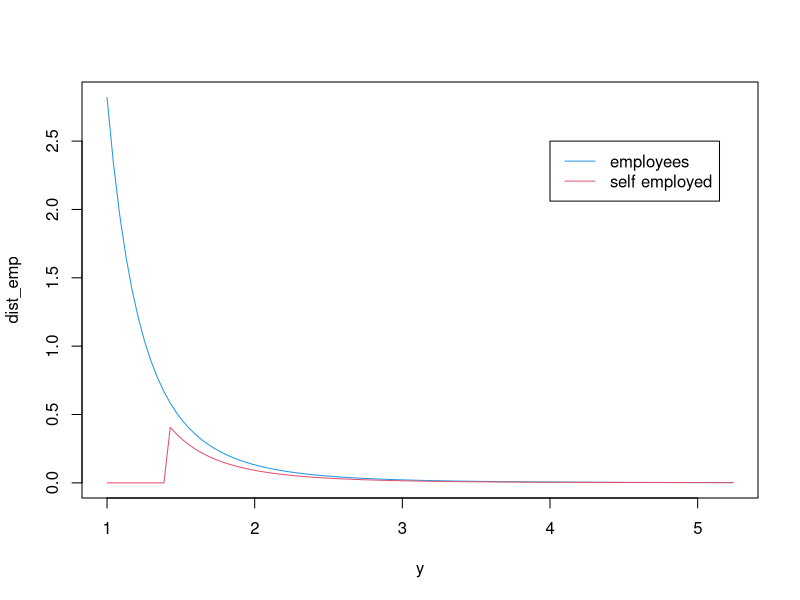

Reproduce this figure in R.
k <- 0.25
Z_min <- 1
zeta <- 3.42
Z_bar <- zeta * Z_min / (zeta - 1)

pi <- (Z_min / (Z_bar + k)) ^ zeta
y_star <- ((pi * Z_bar ^ zeta + (1 - pi) * Z_min ^ zeta) / 0.01) ^ (1 / zeta)

top1_se <- pi * (Z_bar / y_star) ^ zeta
top1_emp <- (1 - pi) * (Z_min / y_star) ^ zeta

dy_emp <- function(y, Z_bar, Z_min, pi, zeta){
  if (y < Z_min){
    return(0)
    
  }
  else{
    return((1 - pi) * zeta * Z_min ^ zeta * y ^ (-(zeta + 1)))
  }
}

dy_se <- function(y, Z_bar, Z_min, pi, zeta){
  if (y < Z_bar){
    return(0)
  }
  else{
    return(pi * zeta * Z_bar ^ zeta * y ^ (-(zeta + 1)))
  } 
}


y <- seq(Z_min, y_star + 1, length.out = 100)
dist_emp <- sapply(y, dy_emp, Z_bar = Z_bar, Z_min = Z_min, pi = pi, zeta = zeta)
dist_se <- sapply(y, dy_se, Z_bar = Z_bar, Z_min = Z_min, pi = pi, zeta = zeta)

plot(y, dist_emp, type = 'l', col = 4)
lines(y, dist_se, col = 2)
legend(4, 2.5, c("employees", "self employed"), col = c(4, 2), lty = c(1, 1))


